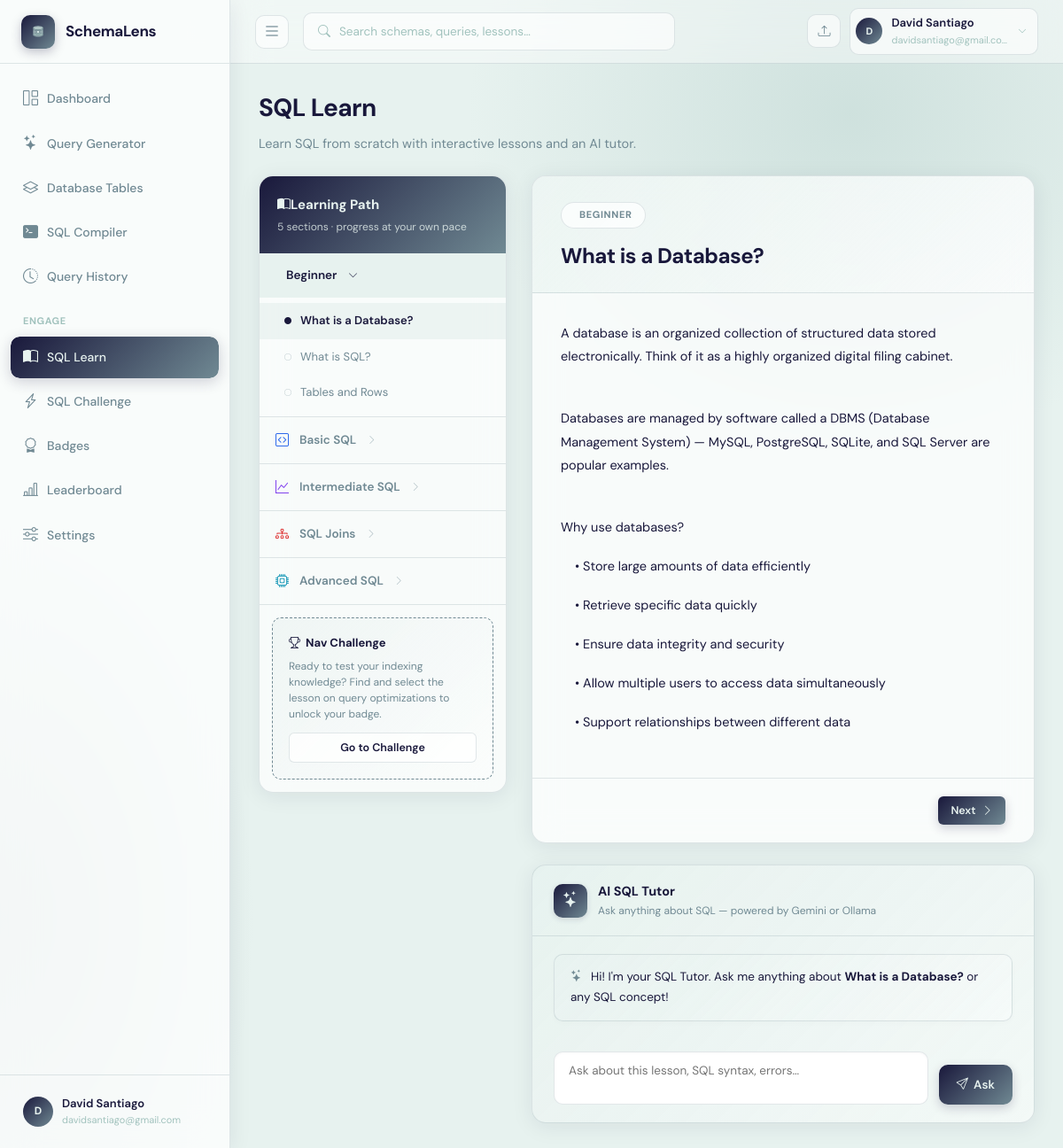
The app's page /learn (signed in) with its own data.
### app.py (models this page shows)
class User(UserMixin, db.Model):
    __tablename__ = "users"
    id           = db.Column(db.Integer, primary_key=True)
    name         = db.Column(db.String(120), nullable=False)
    email        = db.Column(db.String(200), unique=True, nullable=False)
    password     = db.Column(db.String(256), nullable=False)
    company      = db.Column(db.String(120), default="")
    role         = db.Column(db.String(80), default="")
    gemini_key   = db.Column(db.String(256), default="")
    last_active   = db.Column(db.DateTime, nullable=True)
    streak_days  = db.Column(db.Integer, default=0)
    created_at   = db.Column(db.DateTime, default=datetime.datetime.utcnow)
    agreement_accepted = db.Column(db.Boolean, default=False)
    agreement_accepted_at = db.Column(db.DateTime, nullable=True)
    schemas      = db.relationship("SchemaUpload", backref="owner", lazy=True,
                                   cascade="all, delete-orphan")
    queries      = db.relationship("QueryHistory", backref="owner", lazy=True,
                                   cascade="all, delete-orphan")
    badges       = db.relationship("UserBadge", backref="user", lazy=True,
                                   cascade="all, delete-orphan")
    challenges   = db.relationship("ChallengeAttempt", backref="user", lazy=True,
                                   cascade="all, delete-orphan")

### app.py (the view)
@app.route("/learn")
@login_required
def learn():
    section = request.args.get("section","beginner")
    lesson_id = request.args.get("lesson")
    current_section = SQL_LEARN_LESSONS.get(section, SQL_LEARN_LESSONS["beginner"])
    current_lesson = None
    if lesson_id:
        for l in current_section["lessons"]:
            if l["id"] == lesson_id:
                current_lesson = l
                break
    if not current_lesson and current_section["lessons"]:
        current_lesson = current_section["lessons"][0]
    return render_template("learn.html", sections=SQL_LEARN_LESSONS, current_section_key=section, current_section=current_section, current_lesson=current_lesson)

### app.py (called while the page is built)
@login_manager.user_loader
def load_user(user_id):
    return db.session.get(User, int(user_id))

### templates/learn.html (shortened to what this page needs)
{% extends "base.html" %}
{% block content %}
<div class="fade-in" style="margin-bottom:24px;">
  <h1 style="font-size:28px;font-weight:700;letter-spacing:-.6px;margin-bottom:6px;">SQL Learn</h1>
  <p style="font-size:14.5px;color:var(--text-soft);margin:0;">Learn SQL from scratch with interactive lessons and an AI tutor.</p>
</div>
<div class="learn-layout">
  <div class="learn-sidebar fade-in fade-in-1">
    <div class="learn-sidebar-header">
      <h3><i class="bi bi-book-half me-2"></i> Learning Path</h3>
      <p>{{ sections|length }} sections · progress at your own pace</p>
    </div>
    {% for key, section in sections.items() %}
    <div class="learn-section-group">
      <a href="{{ url_for('learn', section=key) }}" style="text-decoration:none;">
        <div class="learn-section-btn {% if current_section_key == key %}active{% endif %}">
          <div class="learn-section-btn-icon"
            style="font-size: 15px; --section-color: {{ section.color }}; color: var(--section-color); display: flex; align-items: center;">
            <i class="bi {{ section.icon }}">
            </i>
            </div>
          <span>{{ section.title }}</span>
          <i class="bi bi-chevron-right ms-auto"></i>
        </div>
      </a>
      {% if current_section_key == key %}
      <div class="learn-lesson-list">
        {% for lesson in section.lessons %}
        <a href="{{ url_for('learn', section=key, lesson=lesson.id) }}"
           class="learn-lesson-item {% if current_lesson and current_lesson.id == lesson.id %}active{% endif %}">
          <i class="bi {% if current_lesson and current_lesson.id == lesson.id %}bi-circle-fill{% else %}bi-circle{% endif %}"></i>
          <span>{{ lesson.title }}</span>
        </a>
        {% endfor %}
      </div>
      {% endif %}
    </div>
    {% endfor %}
   <div class="sidebar-challenge-box">
  <div class="sidebar-challenge-title">
    <i class="bi bi-trophy"></i> Nav Challenge
  </div>
  <div class="sidebar-challenge-text">
    Ready to test your indexing knowledge? Find and select the lesson on query optimizations to unlock your badge.
  </div>
  <a href="{{ url_for('challenge_page') }}" class="btn btn-outline btn-sm" style="width: 100%; text-align: center; justify-content: center; display: flex;">
    Go to Challenge
  </a>
</div>
  </div>
  <div>
    {% if current_lesson %}
    <div class="lesson-card fade-in fade-in-2">
      <div class="lesson-header">
        <div class="lesson-section-tag">
          {{ current_section.title }}
        </div>
        <h2 class="lesson-title">{{ current_lesson.title }}</h2>
      </div>
      <div class="lesson-body">
        <div class="lesson-content">
          {% set content = current_lesson.content %}
          {% for line in content.split('\n') %}
            {% if line.startswith('```') %}
            {% elif line.strip() == '' %}
              <br>
            {% elif line.startswith('**') and line.endswith('**') %}
              <p><strong>{{ line[2:-2] }}</strong></p>
            {% elif line.startswith('- ') %}
              <p style="padding-left:16px;">• {{ line[2:] | replace('**','<strong>') | replace('**','</strong>') | safe }}</p>
            {% else %}
              <p>{{ line | replace('`', '<code>') | replace('`', '</code>') | safe }}</p>
            {% endif %}
          {% endfor %}
        </div>
      </div>
      <div class="lesson-nav">
        {% set lesson_list = current_section.lessons %}
        {% set current_idx = namespace(val=0) %}
        {% for l in lesson_list %}
          {% if l.id == current_lesson.id %}
            {% set current_idx.val = loop.index0 %}
          {% endif %}
        {% endfor %}
        {% if current_idx.val < lesson_list|length - 1 %}
        <a href="{{ url_for('learn', section=current_section_key, lesson=lesson_list[current_idx.val + 1].id) }}"
           class="btn btn-primary btn-sm">
          Next <i class="bi bi-chevron-right ms-1"></i>
        </a>
        {% endif %}
      </div>
    </div>
    <div class="tutor-card fade-in fade-in-3">
      <div class="tutor-header">
        <div class="tutor-icon"><i class="bi bi-stars"></i></div>
        <div>
          <div style="font-size:14.5px;font-weight:700;color:var(--text);">AI SQL Tutor</div>
          <div style="font-size:12px;color:var(--text-soft);">Ask anything about SQL — powered by Gemini or Ollama</div>
        </div>
      </div>
      <div class="tutor-chat" id="tutorChat">
        <div class="tutor-message" style="background: linear-gradient(135deg, rgba(231,242,239,0.5), rgba(255,255,255,0.3)); border-color: var(--border);">
          <i class="bi bi-stars" style="color:var(--primary-mid);margin-right:6px;"></i>
          Hi! I'm your SQL Tutor. Ask me anything about <strong>{{ current_lesson.title }}</strong> or any SQL concept!
        </div>
      </div>
      <div class="tutor-input-row">
        <textarea class="tutor-input" id="tutorInput" rows="2"
          placeholder="Ask about this lesson, SQL syntax, errors…"
          onkeydown="if(event.key==='Enter'&&!event.shiftKey){event.preventDefault();askTutor();}"></textarea>
        <button class="btn btn-primary" onclick="askTutor()" id="tutorBtn" style="padding: 10px 20px; height: 45px; display: flex; align-items: center; gap: 6px;">
          <i class="bi bi-send"></i> Ask
        </button>
      </div>
    </div>
    {% endif %}
  </div>
</div>
{% endblock %}

### templates/base.html (shortened to what this page needs)
<!DOCTYPE html>
<html lang="en">
<head>
  <link href="https://cdn.jsdelivr.net/npm/bootstrap-icons@1.11.3/font/bootstrap-icons.css" rel="stylesheet">
  <link rel="stylesheet" href="https://cdnjs.cloudflare.com/ajax/libs/highlight.js/11.9.0/styles/github-dark.min.css">
</head>
<body>
{% if current_user.is_authenticated %}
<aside class="sidebar" id="appSidebar" aria-label="Main Navigation">
  <div class="sidebar-logo">
    <a href="{{ url_for('dashboard') }}">
      <div class="logo-icon">
      </div>
      <span class="logo-text">SchemaLens</span>
    </a>
  </div>
  <nav class="sidebar-nav">
    <a href="{{ url_for('dashboard') }}" class="nav-item {% if request.endpoint=='dashboard' %}active{% endif %}">
      <i class="bi bi-grid-1x2" aria-hidden="true"></i> <span>Dashboard</span>
    </a>
    <a href="{{ url_for('query_page') }}" class="nav-item {% if request.endpoint=='query_page' %}active{% endif %}">
      <i class="bi bi-stars" aria-hidden="true"></i> <span>Query Generator</span>
    </a>
    <a href="{{ url_for('schemas') }}" class="nav-item {% if request.endpoint in ['schemas','schema_detail'] %}active{% endif %}">
      <i class="bi bi-layers" aria-hidden="true"></i> <span>Database Tables</span>
    </a>
    <a href="{{ url_for('sql_compiler') }}" class="nav-item {% if request.endpoint=='sql_compiler' %}active{% endif %}">
      <i class="bi bi-terminal-fill" aria-hidden="true"></i> <span>SQL Compiler</span>
    </a>
    <a href="{{ url_for('history') }}" class="nav-item {% if request.endpoint=='history' %}active{% endif %}">
      <i class="bi bi-clock-history" aria-hidden="true"></i> <span>Query History</span>
    </a>
    <div class="nav-section">Engage</div>
       <a href="{{ url_for('learn') }}" class="nav-item {% if request.endpoint=='learn' %}active{% endif %}">
      <i class="bi bi-book-half" aria-hidden="true"></i> <span>SQL Learn</span>
    </a>
    <a href="{{ url_for('challenge_page') }}" class="nav-item {% if request.endpoint=='challenge_page' %}active{% endif %}">
      <i class="bi bi-lightning-charge" aria-hidden="true"></i> <span>SQL Challenge</span>
    </a>
    <a href="{{ url_for('badges_page') }}"    class="nav-item {% if request.endpoint=='badges_page' %}active{% endif %}">
      <i class="bi bi-award" aria-hidden="true"></i> <span>Badges</span>
    </a>
    <a href="{{ url_for('leaderboard') }}"    class="nav-item {% if request.endpoint=='leaderboard' %}active{% endif %}">
      <i class="bi bi-bar-chart-line" aria-hidden="true"></i> <span>Leaderboard</span>
    </a>
    <a href="{{ url_for('settings') }}" class="nav-item {% if request.endpoint=='settings' %}active{% endif %}">
      <i class="bi bi-sliders" aria-hidden="true"></i> <span>Settings</span>
    </a>
  </nav>
  <div class="sidebar-footer">
   <a href="{{ url_for('settings')}}" class="user-dropdown-wrapper" style="text-decoration: none; color: inherit;" aria-haspopup="true" aria-label="User Profile and Settings">
      <div class="user-row" tabindex="0" aria-label="User Profile Summary">
        <div class="user-avatar">{{ current_user.name[0].upper() }}</div>
        <div>
          <div class="user-name">{{ current_user.name }}</div>
          <div class="user-email">{{ current_user.email[:26] }}{% if current_user.email|length > 26 %}…{% endif %}</div>
        </div>
      </div>
    </a>
  </div>
</aside>
<header class="topbar">
  <button class="icon-btn" id="sidebarToggleBtn" onclick="toggleSidebar()" aria-label="Toggle Sidebar" aria-controls="appSidebar">
    <i class="bi bi-list" style="font-size: 20px;"></i>
  </button>
<div class="search-box" style="position:relative;" id="searchBoxWrapper">
    <i class="bi bi-search" aria-hidden="true" id="searchIcon"></i>
    <input
      type="text"
      id="globalSearchInput"
      placeholder="Search schemas, queries, lessons…"
      autocomplete="off"
      autocorrect="off"
      spellcheck="false"
      aria-label="Global Search"
      aria-autocomplete="list"
      aria-controls="searchDropdown"
      aria-expanded="false"
      role="combobox"
    >
  </div>
  <div class="topbar-right">
    <a href="{{ url_for('schemas') }}" class="icon-btn" title="Upload Schema" aria-label="Upload Schema"><i class="bi bi-upload"></i></a>
    <div class="user-dropdown-wrapper">
      <div class="topbar-user" id="topbarUserBtn" tabindex="0" role="button" aria-haspopup="true" aria-expanded="false" aria-label="User Menu">
        <div class="user-avatar" style="width:30px;height:30px;font-size:11px;">{{ current_user.name[0].upper() }}</div>
        <div>
          <div class="name">{{ current_user.name }}</div>
          <div class="email">{{ current_user.email[:22] }}{% if current_user.email|length>22 %}…{% endif %}</div>
        </div>
        <i class="bi bi-chevron-down" style="font-size:10px;color:var(--text-xs);margin-left:2px;" aria-hidden="true"></i>
      </div>
    </div>
  </div>
</header>
<div class="main">
  <div class="page">
    {% block content %}{% endblock %}
  </div>
</div>
{% else %}
{% block auth_content %}{% endblock %}
{% endif %}
</body>
</html>

### records on screen
User: name "D", name "David Santiago", email "davidsantiago@gmail.com", email "davidsantiago@gmail.co"

### other values on screen
{{ sections|length }} "5"
{{ section.title }} "Beginner" "Basic SQL" "Intermediate SQL" "SQL Joins" "Advanced SQL"
{{ lesson.title }} "What is a Database?" "What is SQL?" "Tables and Rows"
{{ current_section.title }} "BEGINNER"
{{ current_lesson.title }} "What is a Database?"
{{ line | replace('`', '<code>') | replace('`', '</code>') | safe }} "A database is an organized collection of structured data stored electronically. Think of it as a highly organized digital filing cabinet." "Databases are managed by software called a DBMS (Database Management System) — MySQL, PostgreSQL, SQLite, and SQL Server are popular examples." "Why use databases?"
{{ line[2:] | replace('**','<strong>') | replace('**','</strong>') | safe }} "Store large amounts of data efficiently" "Retrieve specific data quickly" "Ensure data integrity and security" "Allow multiple users to access data simultaneously" "Support relationships between different data"
